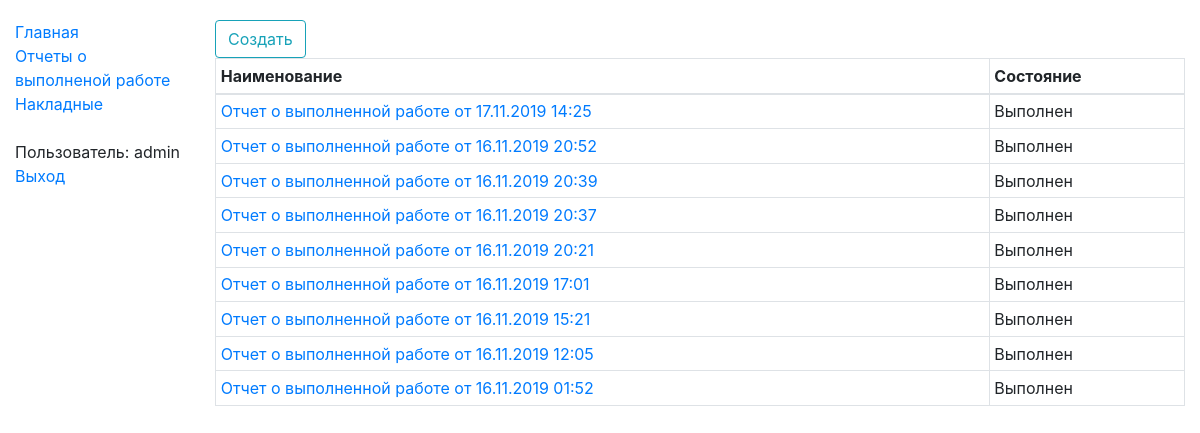
Before: /mnf/shift_result/ (signed in) with the older database file.
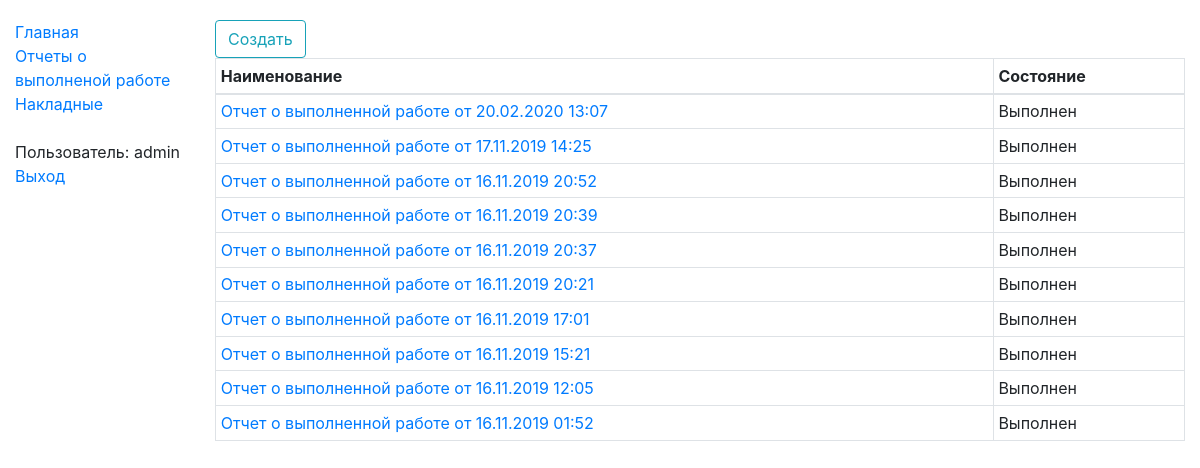
After: the same page with the newer database file.
### mnf/shift/shiftResultModels.py (models this page shows, shortened)
class MnfShiftResult(models.Model):
    STATE_REGISTERING = "100"
    STATE_DONE = "300"
    s_state_choices = ((STATE_REGISTERING, "Оформляется"), (STATE_DONE, "Выполнен"))
    d_create_date = models.DateTimeField("Дата содания", db_index=True)
    s_state = models.CharField("Состояние", max_length=3, choices=s_state_choices, null=False)
    id_act = models.ForeignKey('stocks.StkAct', on_delete=models.PROTECT, null=True, blank=True, verbose_name="Накладная")
    class Meta:
        verbose_name = "Отчет о выполненной работе"
        verbose_name_plural = "Отчеты о выполненной работе"
    def get_absolute_url(self):
        return reverse('mnf_shift_result-detail', args=[str(self.id)])
    def get_head_line(self):
        return "Отчет о выполненной работе от " + localtime(self.d_create_date).strftime('%d.%m.%Y %H:%M')

### mnf/shift/shiftResultViews.py (the view)
# urls.py: path('shift_result/', shiftResultViews.MnfShiftResultListView.as_view(), name='mnf_shift_results'),
class MnfShiftResultListView(LoginRequiredMixin, generic.ListView):
    model = MnfShiftResult
    template_name = 'mnf/shift/mnf_shift_result_list.html'
    paginate_by = 100
    def get_queryset(self):
        return MnfShiftResult.objects.all().order_by("-d_create_date")

### templates/mnf/shift/mnf_shift_result_list.html (shortened to what this page needs)
{% extends "base_generic_content.html" %}
{% block content %}
    <div class="btn-group" role="group" aria-label="Панель интструментов">
        <a class="btn btn-outline-info" href="{% url "mnf_shift_results_new" %}" role="button">Создать</a>
    </div>
    <table class="table table-hover table-bordered table-sm">
        <thead>
            <tr>
                <th>Наименование</th>
                <th>Состояние</th>
            </tr>
        </thead>
        <tbody>
        {% if object_list %}
            {% for object in object_list %}
                <tr class="grid-row" data-id="{{ object.id }}">
                    <td><a href="{{ object.get_absolute_url }}">{{ object.get_head_line }}</a></td>
                    <td {% if object.s_state != "300" %}class="table-warning"{% endif %}>{{ object.get_s_state_display}}</td>
                </tr>
            {% endfor %}
        {% endif %}
        </tbody>
    </table>
{% endblock %}

Changed rows visible on the page:
added MnfShiftResult: get_head_line "Отчет о выполненной работе от 20.02.2020 13:07", s_state "Выполнен"
